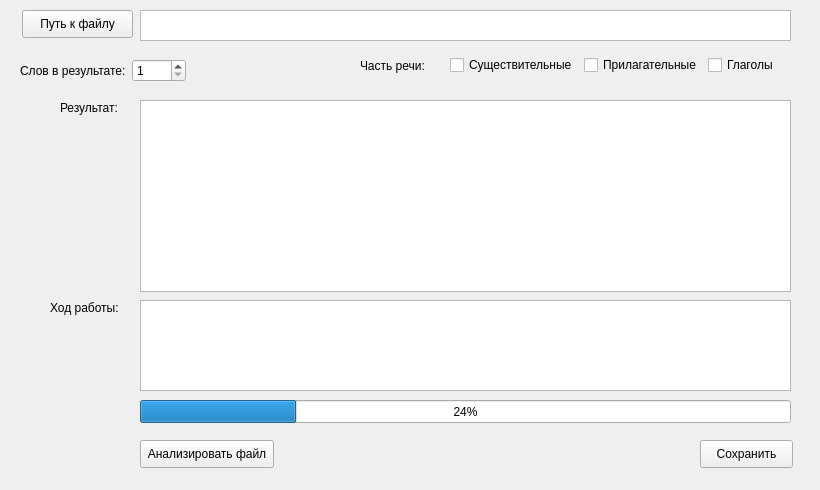
<?xml version="1.0" encoding="UTF-8"?>
<ui version="4.0">
 <class>MainWindow</class>
 <widget class="QMainWindow" name="MainWindow">
  <property name="geometry">
   <rect>
    <x>0</x>
    <y>0</y>
    <width>820</width>
    <height>490</height>
   </rect>
  </property>
  <property name="windowTitle">
   <string>MainWindow</string>
  </property>
  <widget class="QWidget" name="centralwidget">
   <widget class="QListWidget" name="listWidget">
    <property name="geometry">
     <rect>
      <x>140</x>
      <y>100</y>
      <width>651</width>
      <height>192</height>
     </rect>
    </property>
   </widget>
   <widget class="QLabel" name="label_3">
    <property name="geometry">
     <rect>
      <x>60</x>
      <y>100</y>
      <width>71</width>
      <height>16</height>
     </rect>
    </property>
    <property name="text">
     <string>Результат:</string>
    </property>
   </widget>
   <widget class="QPushButton" name="start">
    <property name="geometry">
     <rect>
      <x>140</x>
      <y>440</y>
      <width>134</width>
      <height>28</height>
     </rect>
    </property>
    <property name="text">
     <string>Анализировать файл</string>
    </property>
   </widget>
   <widget class="QPushButton" name="choose_file">
    <property name="geometry">
     <rect>
      <x>22</x>
      <y>10</y>
      <width>111</width>
      <height>28</height>
     </rect>
    </property>
    <property name="text">
     <string>Путь к файлу</string>
    </property>
   </widget>
   <widget class="QTextEdit" name="file_path">
    <property name="geometry">
     <rect>
      <x>140</x>
      <y>10</y>
      <width>651</width>
      <height>31</height>
     </rect>
    </property>
   </widget>
   <widget class="QWidget" name="horizontalLayoutWidget">
    <property name="geometry">
     <rect>
      <x>360</x>
      <y>50</y>
      <width>431</width>
      <height>31</height>
     </rect>
    </property>
    <layout class="QHBoxLayout" name="horizontalLayout">
     <item>
      <widget class="QLabel" name="label">
       <property name="text">
        <string>Часть речи:</string>
       </property>
      </widget>
     </item>
     <item>
      <widget class="QCheckBox" name="checkbox_noun">
       <property name="text">
        <string>Существительные</string>
       </property>
      </widget>
     </item>
     <item>
      <widget class="QCheckBox" name="checkbox_adjective">
       <property name="text">
        <string>Прилагательные</string>
       </property>
      </widget>
     </item>
     <item>
      <widget class="QCheckBox" name="checkbox_verb">
       <property name="text">
        <string>Глаголы</string>
       </property>
      </widget>
     </item>
    </layout>
   </widget>
   <widget class="QWidget" name="horizontalLayoutWidget_2">
    <property name="geometry">
     <rect>
      <x>20</x>
      <y>50</y>
      <width>166</width>
      <height>41</height>
     </rect>
    </property>
    <layout class="QHBoxLayout" name="horizontalLayout_2">
     <item>
      <widget class="QLabel" name="label_2">
       <property name="text">
        <string>Слов в результате:</string>
       </property>
      </widget>
     </item>
     <item>
      <widget class="QSpinBox" name="spinBox">
       <property name="minimum">
        <number>1</number>
       </property>
       <property name="maximum">
        <number>99</number>
       </property>
      </widget>
     </item>
    </layout>
   </widget>
   <widget class="QListWidget" name="message">
    <property name="geometry">
     <rect>
      <x>140</x>
      <y>300</y>
      <width>651</width>
      <height>91</height>
     </rect>
    </property>
   </widget>
   <widget class="QLabel" name="label_4">
    <property name="geometry">
     <rect>
      <x>50</x>
      <y>300</y>
      <width>72</width>
      <height>16</height>
     </rect>
    </property>
    <property name="text">
     <string>Ход работы:</string>
    </property>
   </widget>
   <widget class="QPushButton" name="save_button">
    <property name="geometry">
     <rect>
      <x>700</x>
      <y>440</y>
      <width>93</width>
      <height>28</height>
     </rect>
    </property>
    <property name="text">
     <string>Сохранить</string>
    </property>
   </widget>
   <widget class="QProgressBar" name="progressBar">
    <property name="geometry">
     <rect>
      <x>140</x>
      <y>400</y>
      <width>651</width>
      <height>23</height>
     </rect>
    </property>
    <property name="value">
     <number>24</number>
    </property>
   </widget>
  </widget>
 </widget>
 <resources/>
 <connections/>
</ui>
